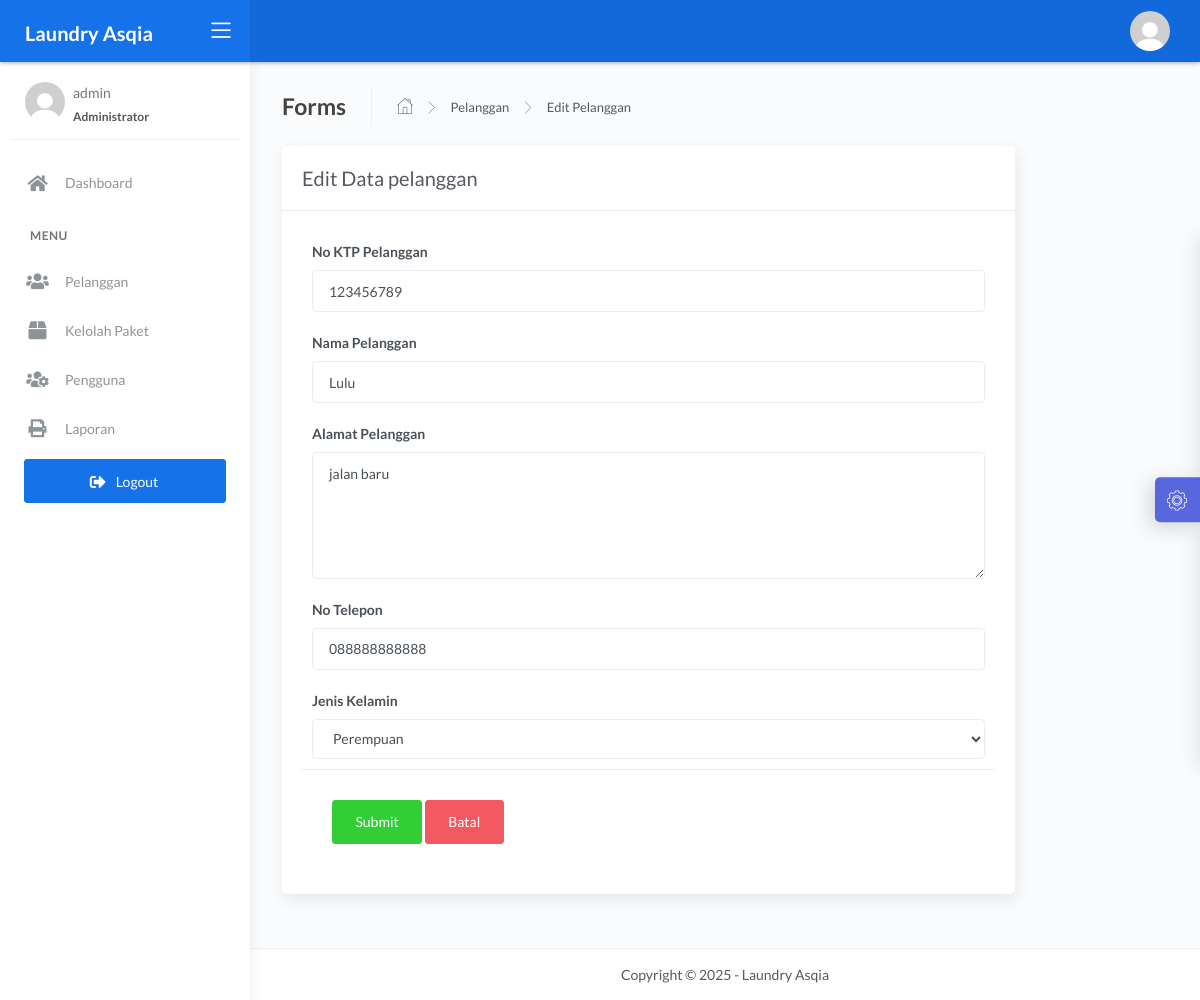
Page /admin/edit_pelanggan.php?id=23 (signed in) on the committed database.
### tables this page shows
CREATE TABLE `pelanggan` (
  `id_pelanggan` int(11) NOT NULL,
  `nama_pelanggan` varchar(228) NOT NULL,
  `alamat_pelanggan` text NOT NULL,
  `jenis_kelamin` enum('L','P') NOT NULL,
  `telp_pelanggan` varchar(15) NOT NULL,
  `no_ktp` varchar(30) NOT NULL
);

### admin/edit_pelanggan.php (the view, shortened to what this page needs)
<?php
$title = 'Edit Data pelanggan';
require 'koneksi.php';
$id = $_GET['id'];
$query = "SELECT * FROM pelanggan WHERE id_pelanggan = $id";
$queryedit = mysqli_query($conn, $query);
require 'header.php';
?>
<div class="content">
    <div class="page-inner">
        <div class="page-header">
            <h4 class="page-title">Forms</h4>
            <ul class="breadcrumbs">
                <li class="nav-home">
                    <a href="index.php">
                        <i class="flaticon-home"></i>
                    </a>
                </li>
                <li class="separator">
                    <i class="flaticon-right-arrow"></i>
                </li>
                <li class="nav-item">
                    <a href="pelanggan.php">Pelanggan</a>
                </li>
                <li class="separator">
                    <i class="flaticon-right-arrow"></i>
                </li>
                <li class="nav-item">
                    <a href="#">Edit Pelanggan</a>
                </li>
            </ul>
        </div>
        <div class="row">
            <div class="col-md-10">
                <div class="card">
                    <div class="card-header">
                        <div class="card-title"><?= $title; ?></div>
                    </div>
                    <?php while ($edit = mysqli_fetch_array($queryedit)) {
                    ?>
                        <form action="" method="POST">
                            <div class="card-body">
                                <div class="form-group">
                                    <label for="largeInput">No KTP Pelanggan</label>
                                    <input type="text" name="no_ktp" class="form-control form-control" id="defaultInput" value="<?= $edit['no_ktp']; ?>" placeholder="No KTP...">
                                </div>
                                <div class="form-group">
                                    <label for="largeInput">Nama Pelanggan</label>
                                    <input type="text" name="nama_pelanggan" class="form-control form-control" id="defaultInput" value="<?= $edit['nama_pelanggan']; ?>" placeholder="Nama...">
                                </div>
                                <div class="form-group">
                                    <label for="alamat">Alamat Pelanggan</label>
                                    <textarea class="form-control" rows="5" name="alamat_pelanggan"><?= $edit['alamat_pelanggan']; ?></textarea>
                                </div>
                                <div class="form-group">
                                    <label for="largeInput">No Telepon</label>
                                    <input type="text" name="telp_pelanggan" class="form-control form-control" id="defaultInput" value="<?= $edit['telp_pelanggan']; ?>" placeholder="No Telp...">
                                </div>
                                <div class="form-group">
                                    <label for="defaultSelect">Jenis Kelamin</label>
                                    <select name="jenis_kelamin" class="form-control form-control" id="defaultSelect">
                                        <option value="P" <?php if ($edit['jenis_kelamin'] == 'P') {
                                                                echo "selected";
                                                            } ?>>Perempuan</option>
                                    </select>
                                </div>
                                <div class="card-action">
                                    <button type="submit" name="btn-simpan" class="btn btn-success">Submit</button>
                                    <a href="javascript:void(0)" onclick="window.history.back();" class="btn btn-danger">Batal</a>
                                </div>
                        </form>
                </div>
            </div>
        </div>
    </div>
</div>
<?php } ?>
<?php require 'footer.php';

### rows in the picture
pelanggan: no_ktp "123456789", nama_pelanggan "Lulu", alamat_pelanggan "jalan baru", telp_pelanggan "088888888888", jenis_kelamin "Perempuan"

### other values in the picture
$_SESSION['username'] "admin"
$title "Edit Data pelanggan"
